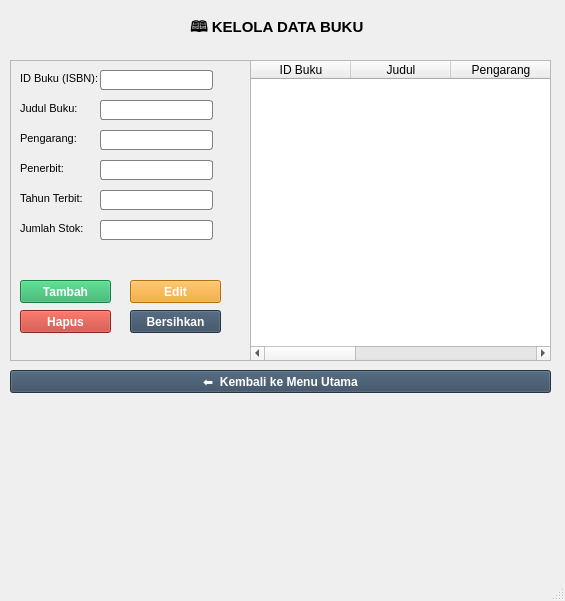
<?xml version="1.0" encoding="UTF-8"?>
<ui version="4.0">
 <class>MainWindow</class>
 <widget class="QMainWindow" name="MainWindow">
  <property name="geometry">
   <rect>
    <x>0</x>
    <y>0</y>
    <width>565</width>
    <height>601</height>
   </rect>
  </property>
  <property name="windowTitle">
   <string>Kelola Buku</string>
  </property>
  <widget class="QWidget" name="centralwidget">
   <widget class="QWidget" name="horizontalLayoutWidget">
    <property name="geometry">
     <rect>
      <x>250</x>
      <y>60</y>
      <width>301</width>
      <height>301</height>
     </rect>
    </property>
    <layout class="QHBoxLayout" name="horizontalLayoutMain">
     <item>
      <widget class="QTableWidget" name="tableBuku">
       <column>
        <property name="text">
         <string>ID Buku</string>
        </property>
       </column>
       <column>
        <property name="text">
         <string>Judul</string>
        </property>
       </column>
       <column>
        <property name="text">
         <string>Pengarang</string>
        </property>
       </column>
       <column>
        <property name="text">
         <string>Penerbit</string>
        </property>
       </column>
       <column>
        <property name="text">
         <string>Tahun Terbit</string>
        </property>
       </column>
       <column>
        <property name="text">
         <string>Stok</string>
        </property>
       </column>
      </widget>
     </item>
    </layout>
   </widget>
   <widget class="QLabel" name="lblTitle">
    <property name="geometry">
     <rect>
      <x>190</x>
      <y>20</y>
      <width>181</width>
      <height>16</height>
     </rect>
    </property>
    <property name="font">
     <font>
      <pointsize>11</pointsize>
      <weight>75</weight>
      <bold>true</bold>
     </font>
    </property>
    <property name="styleSheet">
     <string notr="true">color: rgb(0, 0, 0);</string>
    </property>
    <property name="text">
     <string>🕮 KELOLA DATA BUKU</string>
    </property>
   </widget>
   <widget class="QWidget" name="verticalLayoutWidget">
    <property name="geometry">
     <rect>
      <x>10</x>
      <y>60</y>
      <width>241</width>
      <height>301</height>
     </rect>
    </property>
    <layout class="QVBoxLayout" name="verticalLayoutTable">
     <item>
      <widget class="QFrame" name="frame_2">
       <property name="frameShape">
        <enum>QFrame::StyledPanel</enum>
       </property>
       <property name="frameShadow">
        <enum>QFrame::Raised</enum>
       </property>
       <widget class="QPushButton" name="btnTambah">
        <property name="geometry">
         <rect>
          <x>10</x>
          <y>220</y>
          <width>91</width>
          <height>23</height>
         </rect>
        </property>
        <property name="font">
         <font>
          <weight>75</weight>
          <bold>true</bold>
         </font>
        </property>
        <property name="styleSheet">
         <string notr="true">color: rgb(255, 255, 255);
background-color: rgb(39, 174, 96);
</string>
        </property>
        <property name="text">
         <string>Tambah</string>
        </property>
       </widget>
       <widget class="QPushButton" name="btnHapus">
        <property name="geometry">
         <rect>
          <x>10</x>
          <y>250</y>
          <width>91</width>
          <height>23</height>
         </rect>
        </property>
        <property name="font">
         <font>
          <weight>75</weight>
          <bold>true</bold>
         </font>
        </property>
        <property name="styleSheet">
         <string notr="true">background-color: rgb(192, 57, 43);
color: rgb(255, 255, 255);</string>
        </property>
        <property name="text">
         <string>Hapus</string>
        </property>
       </widget>
       <widget class="QPushButton" name="btnBersihkan">
        <property name="geometry">
         <rect>
          <x>120</x>
          <y>250</y>
          <width>91</width>
          <height>23</height>
         </rect>
        </property>
        <property name="font">
         <font>
          <weight>75</weight>
          <bold>true</bold>
         </font>
        </property>
        <property name="styleSheet">
         <string notr="true">background-color: rgb(52, 73, 94);
color: rgb(255, 255, 255);</string>
        </property>
        <property name="text">
         <string>Bersihkan</string>
        </property>
       </widget>
       <widget class="QPushButton" name="btnEdit">
        <property name="geometry">
         <rect>
          <x>120</x>
          <y>220</y>
          <width>91</width>
          <height>23</height>
         </rect>
        </property>
        <property name="font">
         <font>
          <weight>75</weight>
          <bold>true</bold>
         </font>
        </property>
        <property name="styleSheet">
         <string notr="true">color: rgb(255, 255, 255);
background-color: rgb(243, 156, 18);

</string>
        </property>
        <property name="text">
         <string>Edit</string>
        </property>
       </widget>
       <widget class="QLabel" name="lblIdBuku">
        <property name="geometry">
         <rect>
          <x>10</x>
          <y>10</y>
          <width>81</width>
          <height>16</height>
         </rect>
        </property>
        <property name="font">
         <font>
          <pointsize>8</pointsize>
         </font>
        </property>
        <property name="text">
         <string>ID Buku (ISBN):</string>
        </property>
       </widget>
       <widget class="QLineEdit" name="txtIdBuku">
        <property name="geometry">
         <rect>
          <x>90</x>
          <y>10</y>
          <width>113</width>
          <height>20</height>
         </rect>
        </property>
        <property name="styleSheet">
         <string notr="true">QLineEdit {
   border: 1px solid gray;
   border-radius: 3px;
   padding: 0 8px;
   background: white;
   selection-background-color: darkgray;
}</string>
        </property>
       </widget>
       <widget class="QLabel" name="lblJudul">
        <property name="geometry">
         <rect>
          <x>10</x>
          <y>40</y>
          <width>81</width>
          <height>16</height>
         </rect>
        </property>
        <property name="font">
         <font>
          <pointsize>8</pointsize>
         </font>
        </property>
        <property name="text">
         <string>Judul Buku:</string>
        </property>
       </widget>
       <widget class="QLineEdit" name="txtJudul">
        <property name="geometry">
         <rect>
          <x>90</x>
          <y>40</y>
          <width>113</width>
          <height>20</height>
         </rect>
        </property>
        <property name="styleSheet">
         <string notr="true">QLineEdit {
   border: 1px solid gray;
   border-radius: 3px;
   padding: 0 8px;
   background: white;
   selection-background-color: darkgray;
}</string>
        </property>
       </widget>
       <widget class="QLineEdit" name="txtPenerbit">
        <property name="geometry">
         <rect>
          <x>90</x>
          <y>100</y>
          <width>113</width>
          <height>20</height>
         </rect>
        </property>
        <property name="styleSheet">
         <string notr="true">QLineEdit {
   border: 1px solid gray;
   border-radius: 3px;
   padding: 0 8px;
   background: white;
   selection-background-color: darkgray;
}</string>
        </property>
       </widget>
       <widget class="QLabel" name="lblPenerbit">
        <property name="geometry">
         <rect>
          <x>10</x>
          <y>100</y>
          <width>81</width>
          <height>16</height>
         </rect>
        </property>
        <property name="font">
         <font>
          <pointsize>8</pointsize>
         </font>
        </property>
        <property name="text">
         <string>Penerbit:</string>
        </property>
       </widget>
       <widget class="QLineEdit" name="txtPengarang">
        <property name="geometry">
         <rect>
          <x>90</x>
          <y>70</y>
          <width>113</width>
          <height>20</height>
         </rect>
        </property>
        <property name="styleSheet">
         <string notr="true">QLineEdit {
   border: 1px solid gray;
   border-radius: 3px;
   padding: 0 8px;
   background: white;
   selection-background-color: darkgray;
}</string>
        </property>
       </widget>
       <widget class="QLabel" name="lblPengarang">
        <property name="geometry">
         <rect>
          <x>10</x>
          <y>70</y>
          <width>81</width>
          <height>16</height>
         </rect>
        </property>
        <property name="font">
         <font>
          <pointsize>8</pointsize>
         </font>
        </property>
        <property name="text">
         <string>Pengarang:</string>
        </property>
       </widget>
       <widget class="QLineEdit" name="txtTahun">
        <property name="geometry">
         <rect>
          <x>90</x>
          <y>130</y>
          <width>113</width>
          <height>20</height>
         </rect>
        </property>
        <property name="styleSheet">
         <string notr="true">QLineEdit {
   border: 1px solid gray;
   border-radius: 3px;
   padding: 0 8px;
   background: white;
   selection-background-color: darkgray;
}</string>
        </property>
       </widget>
       <widget class="QLabel" name="lblTahun">
        <property name="geometry">
         <rect>
          <x>10</x>
          <y>130</y>
          <width>81</width>
          <height>16</height>
         </rect>
        </property>
        <property name="font">
         <font>
          <pointsize>8</pointsize>
         </font>
        </property>
        <property name="text">
         <string>Tahun Terbit:</string>
        </property>
       </widget>
       <widget class="QLineEdit" name="txtStok">
        <property name="geometry">
         <rect>
          <x>90</x>
          <y>160</y>
          <width>113</width>
          <height>20</height>
         </rect>
        </property>
        <property name="styleSheet">
         <string notr="true">QLineEdit {
   border: 1px solid gray;
   border-radius: 3px;
   padding: 0 8px;
   background: white;
   selection-background-color: darkgray;
}</string>
        </property>
       </widget>
       <widget class="QLabel" name="lblStok">
        <property name="geometry">
         <rect>
          <x>10</x>
          <y>160</y>
          <width>81</width>
          <height>16</height>
         </rect>
        </property>
        <property name="font">
         <font>
          <pointsize>8</pointsize>
         </font>
        </property>
        <property name="text">
         <string>Jumlah Stok:</string>
        </property>
       </widget>
      </widget>
     </item>
    </layout>
   </widget>
   <widget class="QPushButton" name="btnKembali">
    <property name="geometry">
     <rect>
      <x>10</x>
      <y>370</y>
      <width>541</width>
      <height>23</height>
     </rect>
    </property>
    <property name="font">
     <font>
      <weight>75</weight>
      <bold>true</bold>
     </font>
    </property>
    <property name="styleSheet">
     <string notr="true">background-color: rgb(52, 73, 94);
color: rgb(255, 255, 255);</string>
    </property>
    <property name="text">
     <string>⬅  Kembali ke Menu Utama</string>
    </property>
   </widget>
  </widget>
  <widget class="QMenuBar" name="menubar">
   <property name="geometry">
    <rect>
     <x>0</x>
     <y>0</y>
     <width>565</width>
     <height>21</height>
    </rect>
   </property>
  </widget>
  <widget class="QStatusBar" name="statusbar"/>
 </widget>
 <resources/>
 <connections/>
</ui>
